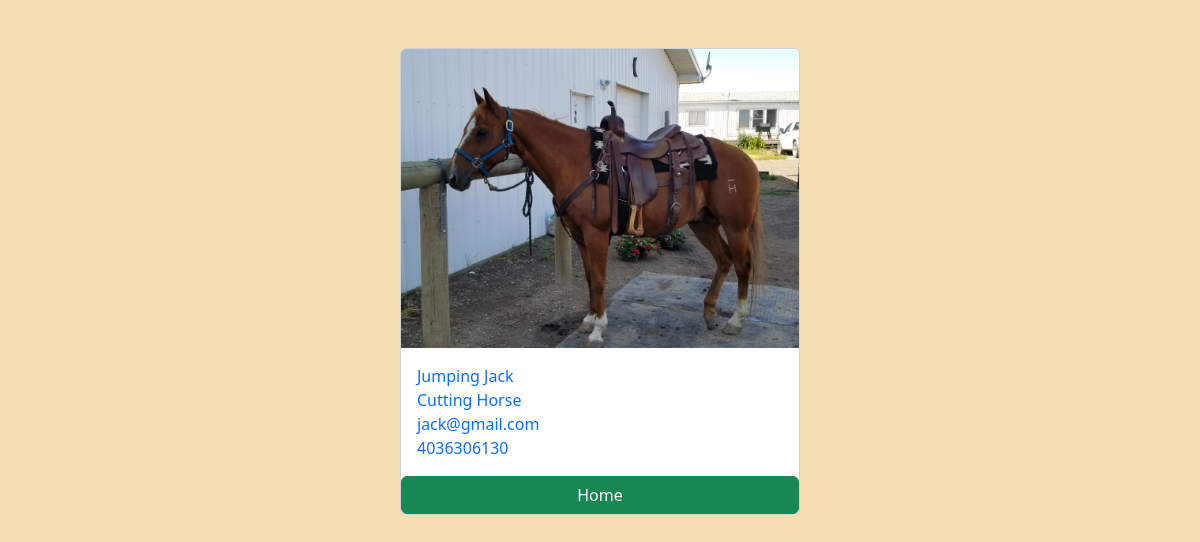
Page /employee/1 on the earlier database version.
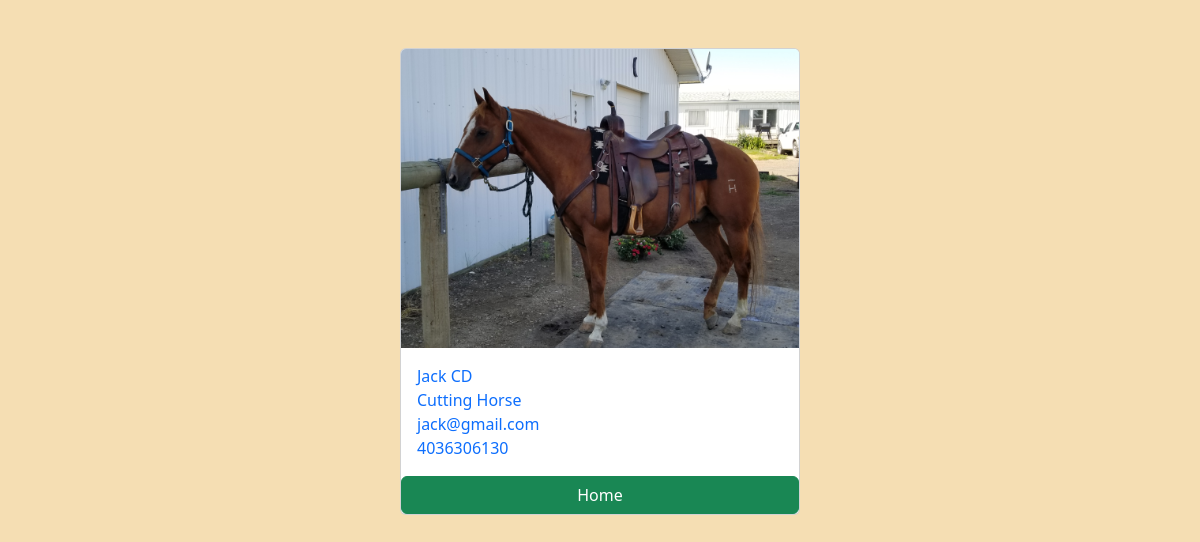
Same page on the later database version.
### employee/models.py (models this page shows, shortened)
class Employee(models.Model):
    first_name = models.CharField(max_length=100)
    last_name = models.CharField(max_length=100)
    photo = models.ImageField(upload_to='images')
    designation = models.CharField(max_length=100)
    email = models.EmailField(max_length=100, unique=True)
    phone = models.CharField(max_length=20, blank=True)
    created_at = models.DateTimeField(auto_now_add=True)
    update_at = models.DateTimeField(auto_now=True)

### employee/views.py (the view)
# urls.py: path('<int:pk>', views.employee_detail, name='employee_detail'),
def employee_detail(request, pk):
    employee = get_object_or_404(Employee, pk=pk)
    context = {
        'employee': employee
    }
    return render(request, 'employee_detail.html', context)

### templates/employee_detail.html (shortened to what this page needs)
{% load static %}
<!DOCTYPE html>
<html lang="en">
  <head>
    <link
      href="https://cdn.jsdelivr.net/npm/bootstrap@5.3.5/dist/css/bootstrap.min.css"
      rel="stylesheet"
    />
    <link rel="stylesheet" href="{% static 'css/style.css' %}" />
  </head>
  <body>
    <div class="container pt-5 pb-3">
      <div class="card mx-auto" style="width: 400px">
        <img
          class="card-img-top"
          src="{{employee.photo.url}}"
          alt="{{employee.first_name}} {{employee.last_name}}"
        />
        <div class="card-body text-primary">
          <p class="card-text m-0">
            {{employee.first_name}} {{employee.last_name}}
          </p>
          <p class="card-text m-0">{{employee.designation}}</p>
          <p class="card-text m-0">{{employee.email}}</p>
          <p class="card-text m-0">{{employee.phone}}</p>
        </div>
        <a href="{% url 'home' %}" class="btn btn-success">Home</a>
      </div>
    </div>
  </body>
</html>

### philzsite/static/css/style.css (style rules this page uses)
body { background-color: wheat; }

Differences in the rows shown:
changed Employee "Jack": first_name "Jumping" → "Jack"; last_name "Jack" → "CD"
